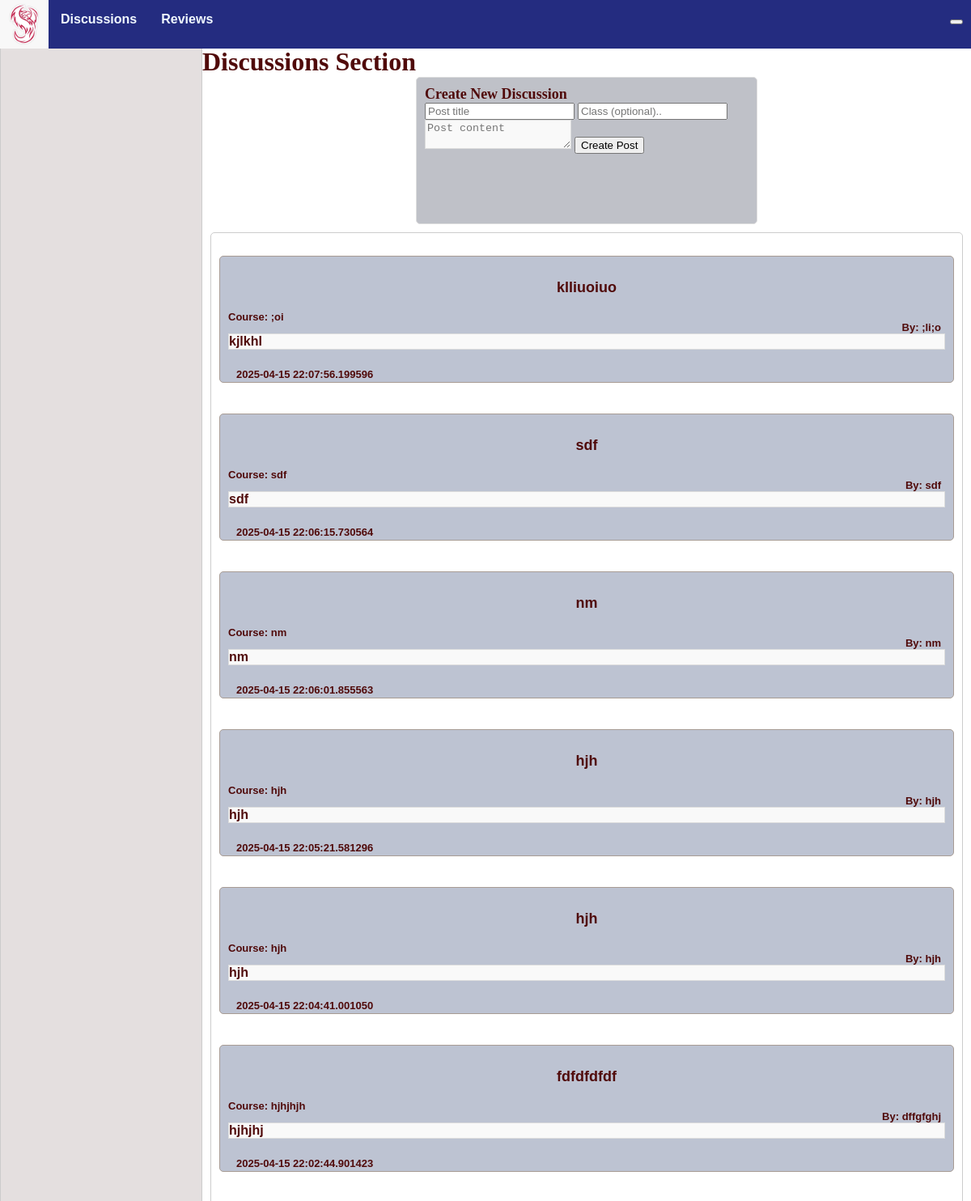
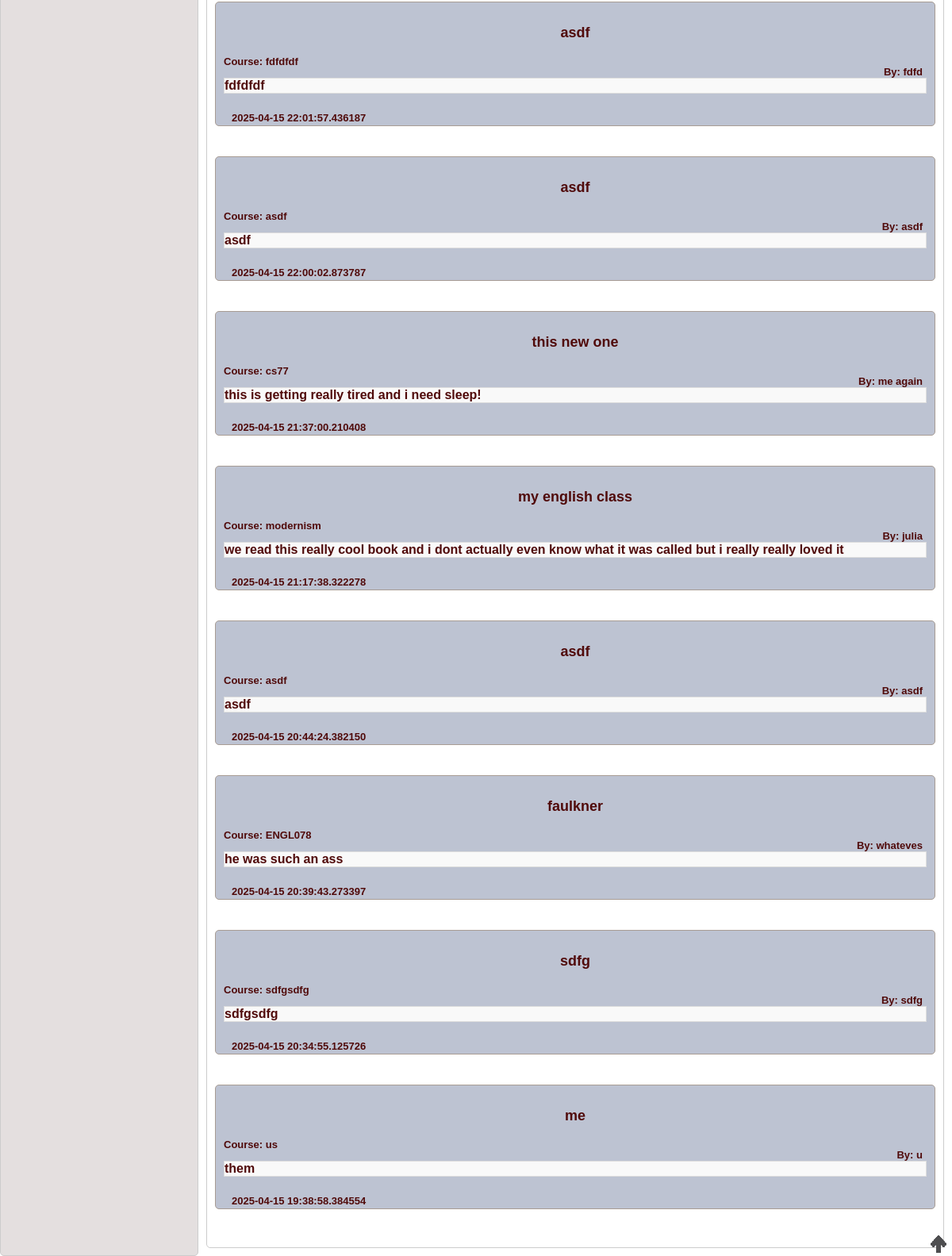
Before: /discussions with the older database file (2 pictures, top to bottom).
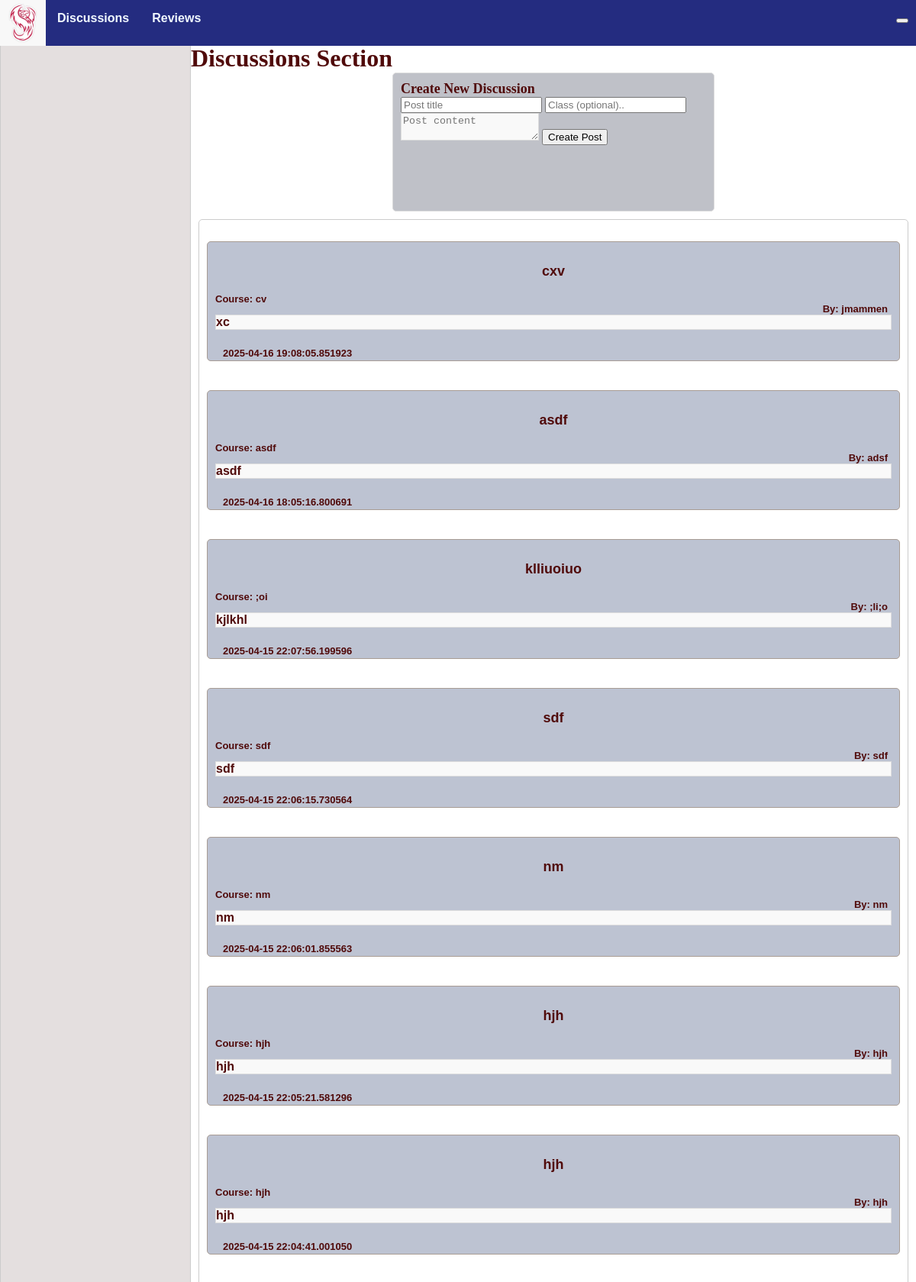
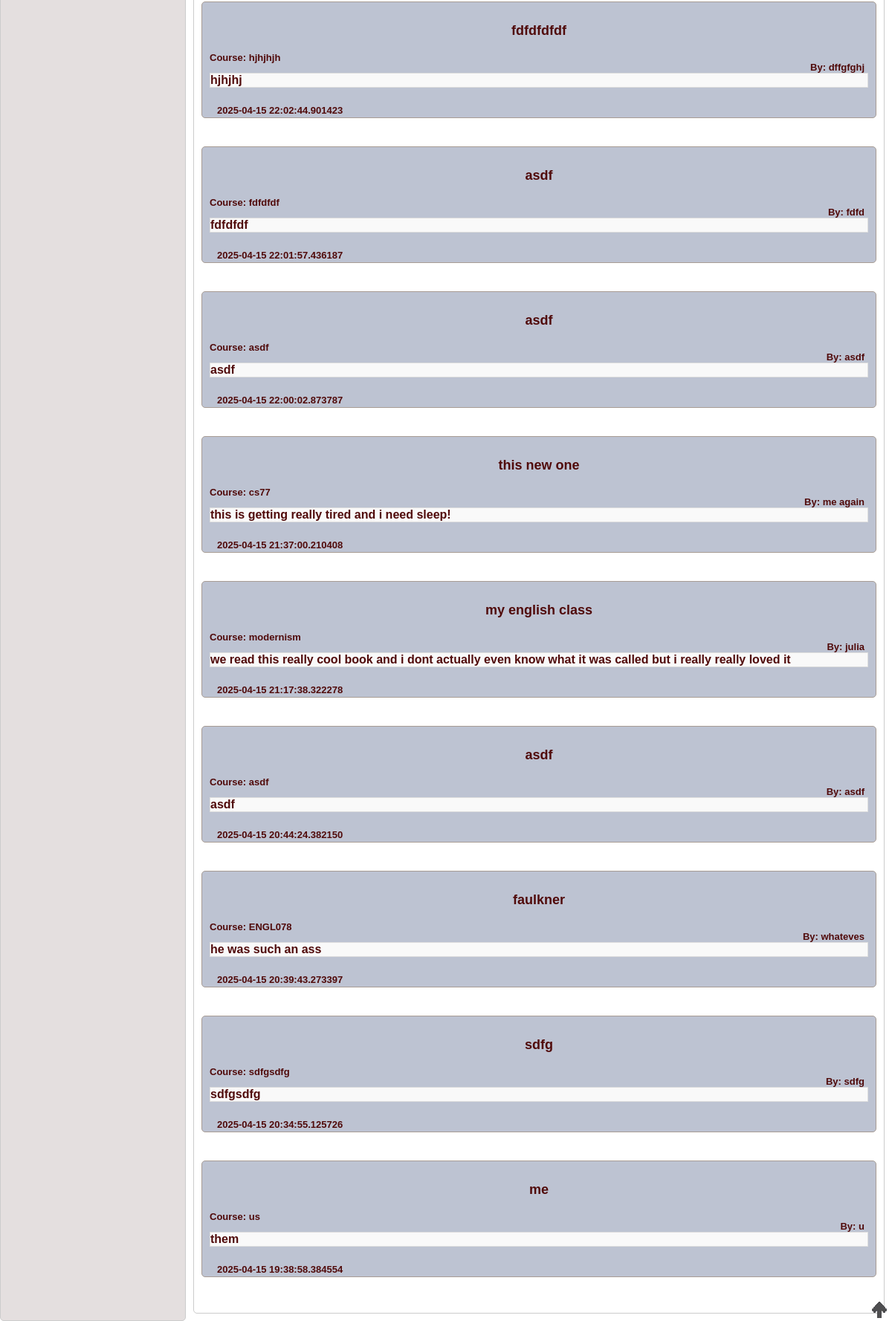
After: the same page with the newer database file (2 pictures, top to bottom).
### models.py (models this page shows, shortened)
class Discussion(db.Model):
    id = db.Column(db.Integer, primary_key=True)
    title = db.Column(db.String(255), nullable=False)
    content = db.Column(db.Text, nullable=False)
    created_at = db.Column(db.DateTime, default=db.func.current_timestamp())
    course = db.Column(db.Text)
    author = db.Column(db.Text, nullable=False)
    comments = db.relationship('Comment', backref='discussion', cascade="all, delete-orphan", lazy=True)
    up_votes = db.Column(db.Integer, default = 0)

### app.py (the view)
@app.route('/discussions')
def discussions():
    discussions=Discussion.query.order_by(Discussion.created_at.desc()).all()
    discussions_data=[]
    for discussion in discussions:
        discussions_data.append({
            'id': discussion.id,
            'title': discussion.title,
            'author': discussion.author,
            'created_at': discussion.created_at,
            'content': discussion.content,
            'course': discussion.course,
            'up_votes': discussion.up_votes,
        })
    return render_template('discussions.html', discussions=discussions_data)

### templates/discussions.html (shortened to what this page needs)
{% extends "base.html" %}
{%block head%}
    {{ super() }}
{% endblock %}
{%block content %}
    <div class="container">
        <div class="sidebar">
            <br><p1 style="text-align:center;">Navigation</p1>
        </div>
        <div class="space">
            <br>
            <p2>Discussions Section</p2>
            <div class="add_post">
               <p1>Create New Discussion</p1>
                <form id="form">
                    <input type="text" id="title" placeholder="Post title" required maxlength="50">
                    <input type="text" id="course" placeholder="Class (optional).." required maxlength="50">
                    <textarea id="content" placeholder="Post content" required></textarea>
                    <button id="submitForm">Create Post</button>
                </form>
            </div>
            <div class="list-group">
                {% for discussion in discussions %}
                    <a href="{{ url_for('dis_posts', discussion_id=discussion.id) }}" class = "list-group-item">
                       <div class="whereithappens">
                            <div id="header">
                                <p id="title">{{discussion.title}}</p>
                                <p id="author">By: {{discussion.author}}</p>
                                <p id="course">Course: {{discussion.course}}</p>
                            </div>
                            <p id="content">{{discussion.content}}</p>
                            <div id="information">
                                <div class="upvote-count">
                                    <img
                                      id="{{discussion.id}}"
                                      onclick="upvote(this)"
                                      src="{{url_for('static',
                                        filename='upvote.png')}}"
                                      class="upvote"
                                    /><img />
                                 </div>
                                <p id="created_at">{{discussion.created_at}}</p>
                            </div>
                        </div>
                    </a>
                {% endfor %}
            </div>
        </div>
    </div>
{%endblock%}

### templates/base.html (shortened to what this page needs)
<!DOCTYPE html>
<html lang="en">
{%block head%}
<head>
    <link rel="stylesheet" href="{{ url_for('static', filename='styles/base.css') }}">
</head>
{%endblock%}
<body>
    <nav class="navbar">
        <div class="nav div">
            <div class="logo">
                <img src="{{ url_for('static', filename='phoenix.jpg') }}">
            </div>
            <ul id="navigation">
                <li>
                    <a href="{{ url_for('discussions') }}">Discussions</a>
                </li>
                <li>
                    <a href="{{ url_for('reviews') }}">Reviews</a>
                </li>
                <li class="settings">
                    <div class="dropdown">
                        <button class="dropdownbtn">{{session.username}}</button>
                    </div>
                </li>
            </ul>
        </div>
    </nav>
    {%block content%}
    {%endblock%}
</body>
</html>

### static/styles/base.css (style rules this page uses)
body { margin:0; padding: 0; }
.navbar { font-family: Verdana, Geneva, Tahoma, sans-serif; font-weight: bold; background-color:rgb(162, 113, 111); position: fixed; top: 0px; width: 100%; height: 60px; }
.navbar ul { list-style-type: none; background-color:rgb(36, 44, 128); padding: 0px; margin: 0px; height: 60px; }
.navbar a { color:aliceblue; text-decoration: none; padding: 15px; display:block; text-align: center; height: 60px; }
.navbar li { float:left; }
.logo { float: left; }
.logo img { height: 60px; width: 60px; }
.navbar ul .settings { float: right; padding-right: 10px; padding-top:15px; font-size:small; }
p1 { color:rgb(80, 10, 10); font-weight: bold; font-size:large; }
p2 { color:rgb(80, 10, 10); font-weight: bold; font-size:xx-large; text-align:center; }
a { color:rgb(80, 10, 10); font-weight: bold; font-size:medium; text-decoration: none; }
.container { display: grid; grid-template-columns: 250px 1fr; height: 100vh; }
.sidebar { background:#e4dfdf; border: 1px solid #ccc; border-radius: 5px; }
.space { padding-top: 40px; }
.add_post { height: 20vh; width: 50vh; background-color:#bfc1c8; margin: auto; padding: 10px; border: 1px solid #ddd; border-radius: 5px; }
.list-group { background-color: #ffffff; border: 1px solid #ccc; padding: 10px; margin: 10px ; border-radius: 5px; }
.list-group-item { padding: 10px; margin: 10px ; }
.whereithappens { padding: 10px; background-color: #bdc3d2; border: 1px solid #a89c94; margin-bottom: 20px; border-radius: 5px; font-family: Verdana, Geneva, Tahoma, sans-serif; }
#content { border: 1px solid #ddd; margin: auto; background-color: #f9f9f9; }
#header #title { color:rgb(80, 10, 10); font-weight: bolder; font-size:large; text-align: center; }
#header #author { color:rgb(80, 10, 10); font-weight: bold; font-size:small; margin-right:5px; position:relative; float:right; }
#header #course { color:rgb(80, 10, 10); font-size:small; }
#information { display: grid; grid-template-columns: repeat(3, auto); padding: 5px; margin: 5px; height:10px; }
#information p { font-size: small; }
.dropdown { position: relative; display: inline-block; }
.upvote { width: 20px; height: 22px; z-index: 50; }
.upvote-count { position: absolute; right: 7px; bottom: 0; }

Changed rows visible on the page:
added Discussion: title "cxv", author "jmammen", course "cv", content "xc", created_at "2025-04-16 19:08:05.851923"
added Discussion: title "asdf", author "adsf", course "asdf", content "asdf", created_at "2025-04-16 18:05:16.800691"
